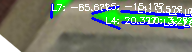
#> input picture raised panel door OS/Process Incoming Door Orders/Inhouse Door Order/test_m11_arrow_debug.png, 192 x 52 px
$ python test_detect_angled_rectangles.py test_m11_arrow_debug.png
#> lines starting #> are read from the running program, lines starting #| are printed output that depends on the picture; after the words box and inside, x2 and y2 are one past the last pixel; in counts of white or black regions, pixels touching at a corner belong together
import cv2
import numpy as np
import sys

def detect_angled_rectangles(image_path):
    """Detect rectangles in images even when rotated/angled"""
#> called with image_path = 'test_m11_arrow_debug.png'

    # Read image
    image = cv2.imread(image_path.replace('\\', '/'))
#> image is the input picture: shape (52, 192, 3); mean B, G, R 111.9, 127.7, 116.7
    if image is None:
        print(f"[ERROR] Could not read image: {image_path}")
        return

    print(f"Image size: {image.shape[1]}x{image.shape[0]}")
#| Image size: 192x52

    # Create copy for drawing
    output = image.copy()

    # Convert to grayscale
    gray = cv2.cvtColor(image, cv2.COLOR_BGR2GRAY)
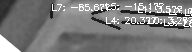
#> gray: shape (52, 192); min 29, max 255, mean 122.6

    # Apply Gaussian blur to reduce noise
    blurred = cv2.GaussianBlur(gray, (5, 5), 0)
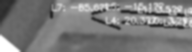
#> blurred: shape (52, 192); min 39, max 255, mean 122.6

    # Edge detection
    edges = cv2.Canny(blurred, 50, 150)
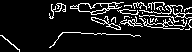
#> edges: shape (52, 192); 10.7% white in thin lines or dots

    # Find contours
    contours, _ = cv2.findContours(edges, cv2.RETR_LIST, cv2.CHAIN_APPROX_SIMPLE)
#> contours = 42 contours, 31 with area under 20; largest, box (x1, y1, x2, y2) and area: (70, 2, 124, 15) 288, (78, 3, 109, 13) 188, (139, 18, 187, 30) 88, (91, 16, 121, 30) 88, (146, 23, 164, 28) 54

    print(f"Found {len(contours)} contours")
#| Found 42 contours

    rectangles = []

    for i, contour in enumerate(contours):
        # Get minimum area rectangle (works for rotated rectangles)
        rect = cv2.minAreaRect(contour)
        box = cv2.boxPoints(rect)
        box = np.intp(box)

        # Get rectangle properties
        center, (width, height), angle = rect

        # Filter by size (adjust these values based on your needs)
        min_size = 30  # minimum dimension
        max_size = image.shape[0] * 0.9  # not larger than 90% of image

        if width > min_size and height > min_size and width < max_size and height < max_size:
            # Calculate aspect ratio
            aspect_ratio = max(width, height) / min(width, height) if min(width, height) > 0 else 0

            # Only keep rectangles that look reasonable (not too thin)
            if aspect_ratio < 10:
                rectangles.append({
                    'center': center,
                    'size': (width, height),
                    'angle': angle,
                    'box': box,
                    'area': width * height
                })

                # Draw the rectangle
                cv2.drawContours(output, [box], 0, (0, 255, 0), 2)

                # Draw center point
                cv2.circle(output, (int(center[0]), int(center[1])), 5, (0, 0, 255), -1)

                # Add label
                label = f"{int(width)}x{int(height)}"
                cv2.putText(output, label, (int(center[0])-30, int(center[1])-10),
                           cv2.FONT_HERSHEY_SIMPLEX, 0.5, (255, 0, 0), 1)
#> this loop made 42 passes
#> (box, center, width, height, angle) on passes 1, 2, 3, 5, 6, 7, 8, 9: ([[19, 51], [0, 35], [0, 33], [19, 49]], (9.99, 42.41), 1.53, 24.84, -49.9), ([[49, 47], [47, 33], [138, 22], [140, 36]], (93.69, 34.89), 91.66, 13.43, -6.97), ([[163, 27], [146, 27], [146, 23], [163, 23]], (154.5, 25), 4, 17, -90), ([[119, 30], [108, 26], [110, 22], [120, 26]], (114.6, 26.24), 4.09, 11.33, -68.2), ([[140, 26], [133, 24], [134, 21], [141, 23]], (137.4, 23.98), 2.94, 7.06, -78.69), ([[170, 26], [166, 22], [169, 19], [173, 23]], (170, 23), 4.24, 5.66, -45), ([[132, 26], [127, 21], [129, 19], [134, 24]], (131, 23), 2.83, 7.07, -45), ([[133, 23], [130, 21], [133, 18], [135, 21]], (133, 21.5), 3.54, 3.54, -45)
#> (contour, box, center, width, height, angle) on passes 23, 25, 35: ([[142, 12], [142, 13]], [[142, 13], [142, 13], [142, 12], [142, 12]], (142, 12.5), 1, 0, -90), ([[176, 9], [177, 10], [177, 9]], [[177, 10], [176, 9], [176, 8], [177, 9]], (176.8, 9.25), 0.707, 1.41, -45), ([[141, 5], [139, 7], [140, 8], [140, 6]], [[140, 8], [139, 7], [141, 5], [142, 6]], (140.5, 6.5), 2.83, 1.41, -45)
#> after the loop, rectangles = []

    print(f"Detected {len(rectangles)} rectangles")
#| Detected 0 rectangles

    # Sort by area (largest first)
    rectangles.sort(key=lambda x: x['area'], reverse=True)

    # Print details
    for i, rect in enumerate(rectangles[:10]):  # Show top 10
        print(f"Rectangle {i+1}:")
        print(f"  Center: ({rect['center'][0]:.1f}, {rect['center'][1]:.1f})")
        print(f"  Size: {rect['size'][0]:.1f} x {rect['size'][1]:.1f}")
        print(f"  Angle: {rect['angle']:.1f} degrees")
        print(f"  Area: {rect['area']:.1f}")
#> this loop made 0 passes

    # Save output
    output_path = image_path.replace('\\', '/').replace('.png', '_rectangles_detected.png')
    cv2.imwrite(output_path, output)
    print(f"\n[OK] Output saved to: {output_path}")

    # Also save the edges for debugging
    edges_path = output_path.replace('_rectangles_detected.png', '_edges.png')
    cv2.imwrite(edges_path, edges)
    print(f"[OK] Edges saved to: {edges_path}")

    return rectangles

if __name__ == "__main__":
    if len(sys.argv) < 2:
        print("Usage: python test_detect_angled_rectangles.py <image_path>")
        sys.exit(1)

    image_path = sys.argv[1]
    detect_angled_rectangles(image_path)
